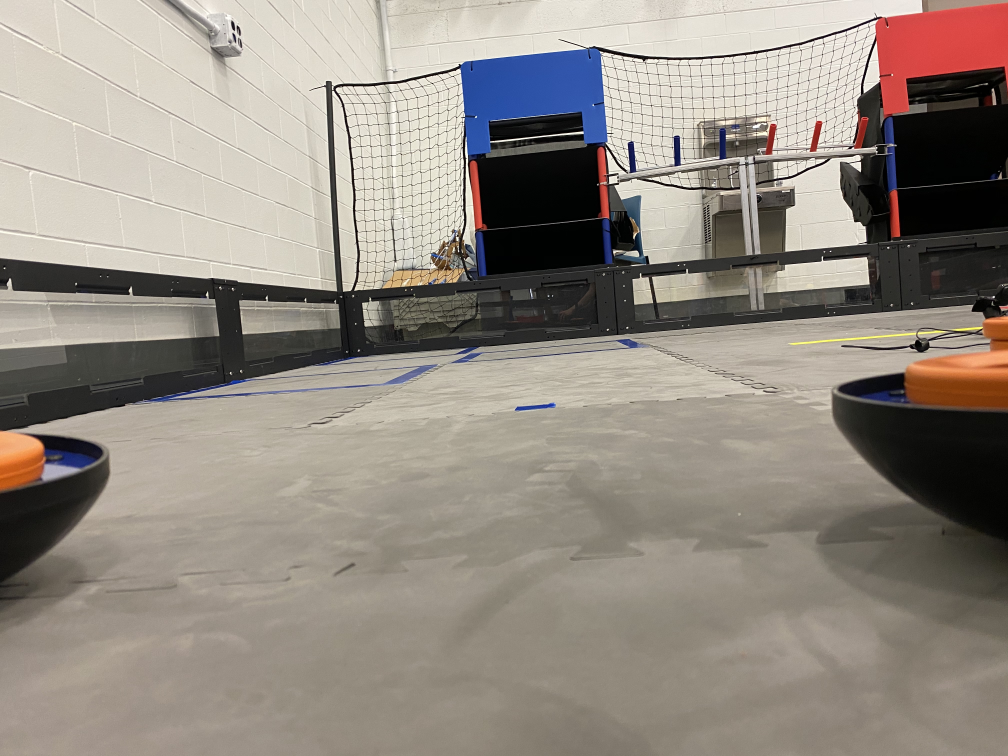
#> input picture img_rings/0.jpg, 4032 x 3024 px (shown at 1/4 size)
$ python -i pipeline.py   (imports and definitions only)
#> lines starting #> are read from the running program, lines starting #| are printed output that depends on the picture; after the words box and inside, x2 and y2 are one past the last pixel; in counts of white or black regions, pixels touching at a corner belong together
import cv2
import numpy
import math
from enum import Enum

class GripPipeline:
    """
    An OpenCV pipeline generated by GRIP.
    """

    def __init__(self):
        """initializes all values to presets or None if need to be set
        """

        self.__resize_image_width = 640
        self.__resize_image_height = 480
        self.__resize_image_interpolation = cv2.INTER_LINEAR

        self.resize_image_output = None

        self.__blur_input = self.resize_image_output
        self.__blur_type = BlurType.Box_Blur
        self.__blur_radius = 4.716981132075474

        self.blur_output = None

        self.__hsv_threshold_0_input = self.blur_output
        self.__hsv_threshold_0_hue = [8.446981015790435, 43.741098662849254]
        self.__hsv_threshold_0_saturation = [181.00395338142792, 253.16016738674898]
        self.__hsv_threshold_0_value = [115.04061714101688, 247.45084150389948]

        self.hsv_threshold_0_output = None

        self.__hsv_threshold_1_input = self.resize_image_output
        self.__hsv_threshold_1_hue = [8.474576271186441, 43.63636363636364]
        self.__hsv_threshold_1_saturation = [182.48587570621467, 243.63636363636363]
        self.__hsv_threshold_1_value = [114.70652908569495, 247.37730463782646]

        self.hsv_threshold_1_output = None

        self.__cv_erode_src = self.hsv_threshold_0_output
        self.__cv_erode_kernel = None
        self.__cv_erode_anchor = (-1, -1)
        self.__cv_erode_iterations = 2.0
        self.__cv_erode_bordertype = cv2.BORDER_CONSTANT
        self.__cv_erode_bordervalue = (-1)

        self.cv_erode_output = None

        self.__cv_dilate_src = self.cv_erode_output
        self.__cv_dilate_kernel = None
        self.__cv_dilate_anchor = (-1, -1)
        self.__cv_dilate_iterations = 20.0
        self.__cv_dilate_bordertype = cv2.BORDER_CONSTANT
        self.__cv_dilate_bordervalue = (-1)

        self.cv_dilate_output = None

        self.__mask_input = self.resize_image_output
        self.__mask_mask = self.cv_dilate_output

        self.mask_output = None

        self.__find_blobs_input = self.mask_output
        self.__find_blobs_min_area = 800.0
        self.__find_blobs_circularity = [0.5084745762711864, 1.0]
        self.__find_blobs_dark_blobs = False

        self.find_blobs_output = None

        self.__find_contours_input = self.hsv_threshold_1_output
        self.__find_contours_external_only = False

        self.find_contours_output = None


    def process(self, source0):
        """
        Runs the pipeline and sets all outputs to new values.
        """
        # Step Resize_Image0:
        self.__resize_image_input = source0
        (self.resize_image_output) = self.__resize_image(self.__resize_image_input, self.__resize_image_width, self.__resize_image_height, self.__resize_image_interpolation)

        # Step Blur0:
        self.__blur_input = self.resize_image_output
        (self.blur_output) = self.__blur(self.__blur_input, self.__blur_type, self.__blur_radius)

        # Step HSV_Threshold0:
        self.__hsv_threshold_0_input = self.blur_output
        (self.hsv_threshold_0_output) = self.__hsv_threshold(self.__hsv_threshold_0_input, self.__hsv_threshold_0_hue, self.__hsv_threshold_0_saturation, self.__hsv_threshold_0_value)

        # Step HSV_Threshold1:
        self.__hsv_threshold_1_input = self.resize_image_output
        (self.hsv_threshold_1_output) = self.__hsv_threshold(self.__hsv_threshold_1_input, self.__hsv_threshold_1_hue, self.__hsv_threshold_1_saturation, self.__hsv_threshold_1_value)

        # Step CV_erode0:
        self.__cv_erode_src = self.hsv_threshold_0_output
        (self.cv_erode_output) = self.__cv_erode(self.__cv_erode_src, self.__cv_erode_kernel, self.__cv_erode_anchor, self.__cv_erode_iterations, self.__cv_erode_bordertype, self.__cv_erode_bordervalue)

        # Step CV_dilate0:
        self.__cv_dilate_src = self.cv_erode_output
        (self.cv_dilate_output) = self.__cv_dilate(self.__cv_dilate_src, self.__cv_dilate_kernel, self.__cv_dilate_anchor, self.__cv_dilate_iterations, self.__cv_dilate_bordertype, self.__cv_dilate_bordervalue)

        # Step Mask0:
        self.__mask_input = self.resize_image_output
        self.__mask_mask = self.cv_dilate_output
        (self.mask_output) = self.__mask(self.__mask_input, self.__mask_mask)

        # Step Find_Blobs0:
        self.__find_blobs_input = self.mask_output
        (self.find_blobs_output) = self.__find_blobs(self.__find_blobs_input, self.__find_blobs_min_area, self.__find_blobs_circularity, self.__find_blobs_dark_blobs)

        # Step Find_Contours0:
        self.__find_contours_input = self.hsv_threshold_1_output
        (self.find_contours_output) = self.__find_contours(self.__find_contours_input, self.__find_contours_external_only)


    @staticmethod
    def __resize_image(input, width, height, interpolation):
        """Scales and image to an exact size.
        Args:
            input: A numpy.ndarray.
            Width: The desired width in pixels.
            Height: The desired height in pixels.
            interpolation: Opencv enum for the type fo interpolation.
        Returns:
            A numpy.ndarray of the new size.
        """
        return cv2.resize(input, ((int)(width), (int)(height)), 0, 0, interpolation)

    @staticmethod
    def __blur(src, type, radius):
        """Softens an image using one of several filters.
        Args:
            src: The source mat (numpy.ndarray).
            type: The blurType to perform represented as an int.
            radius: The radius for the blur as a float.
        Returns:
            A numpy.ndarray that has been blurred.
        """
        if(type is BlurType.Box_Blur):
            ksize = int(2 * round(radius) + 1)
            return cv2.blur(src, (ksize, ksize))
        elif(type is BlurType.Gaussian_Blur):
            ksize = int(6 * round(radius) + 1)
            return cv2.GaussianBlur(src, (ksize, ksize), round(radius))
        elif(type is BlurType.Median_Filter):
            ksize = int(2 * round(radius) + 1)
            return cv2.medianBlur(src, ksize)
        else:
            return cv2.bilateralFilter(src, -1, round(radius), round(radius))

    @staticmethod
    def __hsv_threshold(input, hue, sat, val):
        """Segment an image based on hue, saturation, and value ranges.
        Args:
            input: A BGR numpy.ndarray.
            hue: A list of two numbers the are the min and max hue.
            sat: A list of two numbers the are the min and max saturation.
            lum: A list of two numbers the are the min and max value.
        Returns:
            A black and white numpy.ndarray.
        """
        out = cv2.cvtColor(input, cv2.COLOR_BGR2HSV)
        return cv2.inRange(out, (hue[0], sat[0], val[0]),  (hue[1], sat[1], val[1]))

    @staticmethod
    def __cv_erode(src, kernel, anchor, iterations, border_type, border_value):
        """Expands area of lower value in an image.
        Args:
           src: A numpy.ndarray.
           kernel: The kernel for erosion. A numpy.ndarray.
           iterations: the number of times to erode.
           border_type: Opencv enum that represents a border type.
           border_value: value to be used for a constant border.
        Returns:
            A numpy.ndarray after erosion.
        """
        return cv2.erode(src, kernel, anchor, iterations = (int) (iterations +0.5),
                            borderType = border_type, borderValue = border_value)

    @staticmethod
    def __cv_dilate(src, kernel, anchor, iterations, border_type, border_value):
        """Expands area of higher value in an image.
        Args:
           src: A numpy.ndarray.
           kernel: The kernel for dilation. A numpy.ndarray.
           iterations: the number of times to dilate.
           border_type: Opencv enum that represents a border type.
           border_value: value to be used for a constant border.
        Returns:
            A numpy.ndarray after dilation.
        """
        return cv2.dilate(src, kernel, anchor, iterations = (int) (iterations +0.5),
                            borderType = border_type, borderValue = border_value)

    @staticmethod
    def __mask(input, mask):
        """Filter out an area of an image using a binary mask.
        Args:
            input: A three channel numpy.ndarray.
            mask: A black and white numpy.ndarray.
        Returns:
            A three channel numpy.ndarray.
        """
        return cv2.bitwise_and(input, input, mask=mask)

    @staticmethod
    def __find_blobs(input, min_area, circularity, dark_blobs):
        """Detects groups of pixels in an image.
        Args:
            input: A numpy.ndarray.
            min_area: The minimum blob size to be found.
            circularity: The min and max circularity as a list of two numbers.
            dark_blobs: A boolean. If true looks for black. Otherwise it looks for white.
        Returns:
            A list of KeyPoint.
        """
        params = cv2.SimpleBlobDetector_Params()
        params.filterByColor = 1
        params.blobColor = (0 if dark_blobs else 255)
        params.minThreshold = 10
        params.maxThreshold = 220
        params.filterByArea = True
        params.minArea = min_area
        params.filterByCircularity = True
        params.minCircularity = circularity[0]
        params.maxCircularity = circularity[1]
        params.filterByConvexity = False
        params.filterByInertia = False
        detector = cv2.SimpleBlobDetector_create(params)
        return detector.detect(input)

    @staticmethod
    def __find_contours(input, external_only):
        """Sets the values of pixels in a binary image to their distance to the nearest black pixel.
        Args:
            input: A numpy.ndarray.
            external_only: A boolean. If true only external contours are found.
        Return:
            A list of numpy.ndarray where each one represents a contour.
        """
        if(external_only):
            mode = cv2.RETR_EXTERNAL
        else:
            mode = cv2.RETR_LIST
        method = cv2.CHAIN_APPROX_SIMPLE
        contours, hierarchy =cv2.findContours(input, mode=mode, method=method)
        return contours


BlurType = Enum('BlurType', 'Box_Blur Gaussian_Blur Median_Filter Bilateral_Filter')

>>> import cv2
>>> picture = cv2.imread('img_rings/0.jpg')
#> picture is the input picture: shape (3024, 4032, 3); mean B, G, R 129.8, 138.8, 146.9
>>> result = GripPipeline().process(picture)
#> in __resize_image, `return cv2.resize(input, ((int)(width), (int)(height)), 0, 0, interpol..`:
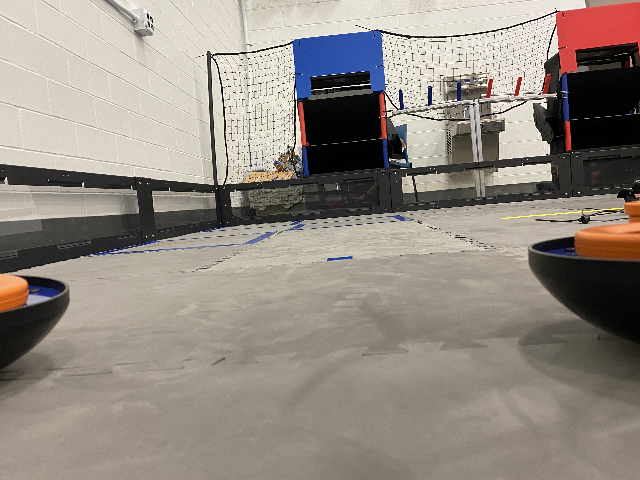
#> returned value: shape (480, 640, 3); mean of channels 0, 1, 2 129.7, 138.7, 146.8; drawn as B, G, R
#> in __blur, `return cv2.blur(src, (ksize, ksize))`:
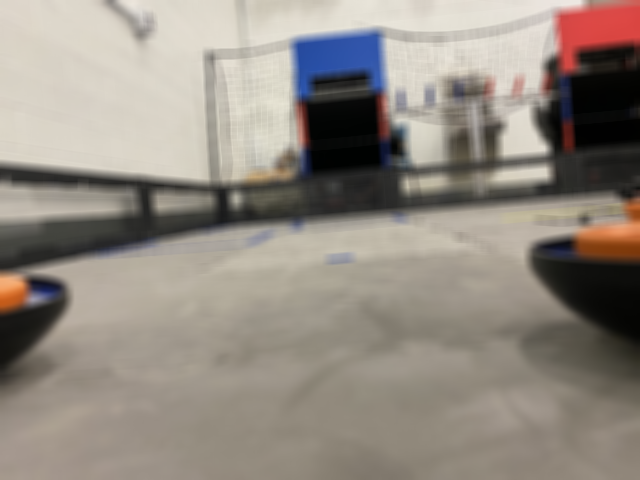
#> returned value: shape (480, 640, 3); mean of channels 0, 1, 2 129.7, 138.7, 146.8; drawn as B, G, R
#> in __hsv_threshold, `out = cv2.cvtColor(input, cv2.COLOR_BGR2HSV)`: out: shape (480, 640, 3); mean H, S, V 24, 38.6, 148.6
#> in __hsv_threshold, `return cv2.inRange(out, (hue[0], sat[0], val[0]),  (hue[1], sat[1], va..`:
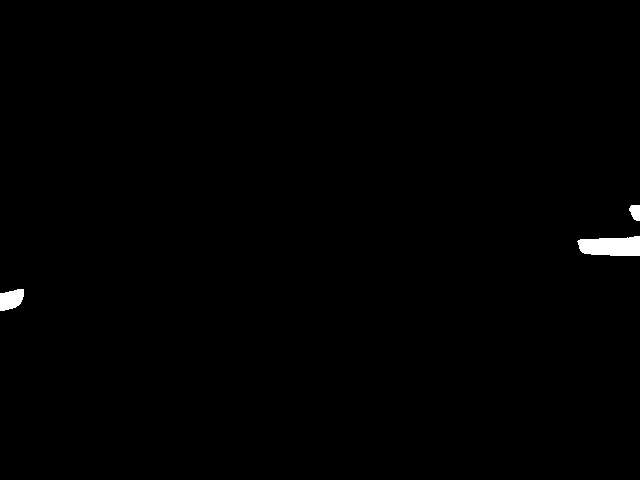
#> returned value: shape (480, 640); 0.52% white; 3 white regions, box (x1, y1, x2, y2) and area: (577, 236, 640, 256) 1046, (0, 289, 24, 311) 401, (629, 205, 640, 221) 139
#> in __hsv_threshold (call 2), `out = cv2.cvtColor(input, cv2.COLOR_BGR2HSV)`: out: shape (480, 640, 3); mean H, S, V 23.8, 41.4, 148.9
#> in __hsv_threshold (call 2), `return cv2.inRange(out, (hue[0], sat[0], val[0]),  (hue[1], sat[1], va..`:
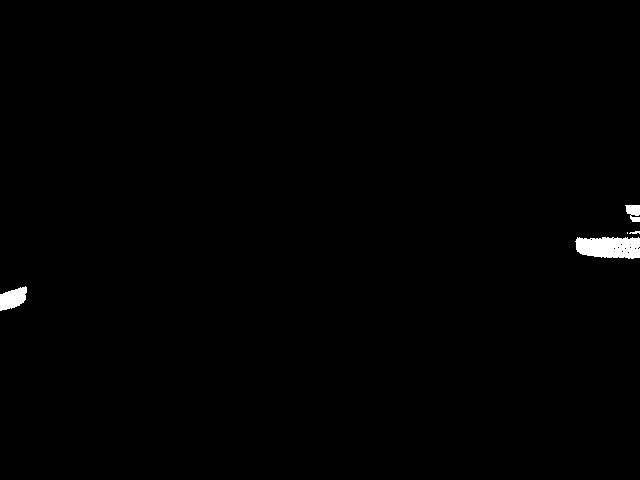
#> returned value: shape (480, 640); 0.61% white; 5 white regions (1 under 20 px), largest, box (x1, y1, x2, y2) and area: (575, 237, 640, 259) 1203, (0, 286, 27, 311) 450, (625, 205, 640, 222) 186, (629, 231, 640, 234) 23
#> in process, `(self.find_blobs_output) = self.__find_blobs(self.__find_blobs_input, ..`: self.find_blobs_output = ()

$ run again, on img_rings/4.jpg
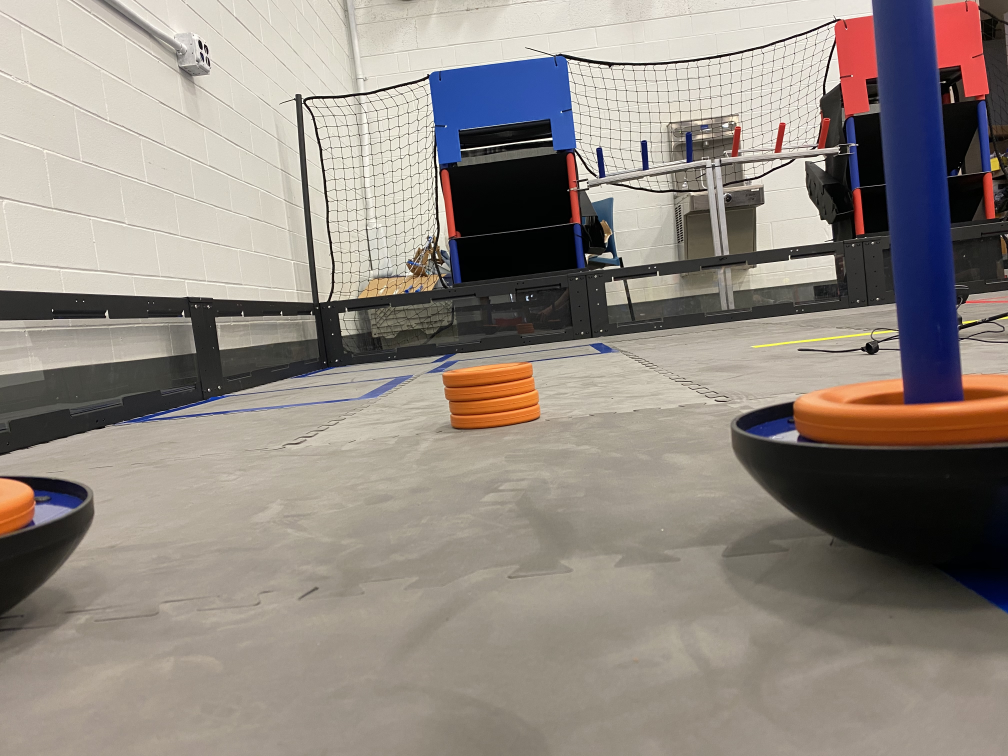
#> input picture img_rings/4.jpg, 4032 x 3024 px (shown at 1/4 size)
#> picture is the input picture: shape (3024, 4032, 3); mean B, G, R 129.5, 136.8, 145.2
#> out: shape (480, 640, 3); mean H, S, V 28.8, 45.1, 149
#> in __hsv_threshold, `return cv2.inRange(out, (hue[0], sat[0], val[0]),  (hue[1], sat[1], va..`:
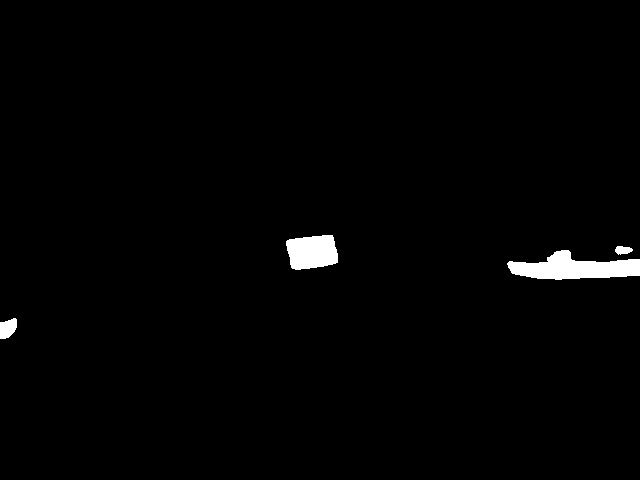
#> returned value: shape (480, 640); 1.4% white; 4 white regions, box (x1, y1, x2, y2) and area: (507, 250, 640, 280) 2366, (286, 235, 338, 270) 1477, (0, 318, 17, 339) 269, (615, 246, 633, 255) 116
#> out: shape (480, 640, 3); mean H, S, V 27.9, 47.5, 149.4
#> in __mask, `return cv2.bitwise_and(input, input, mask=mask)`:
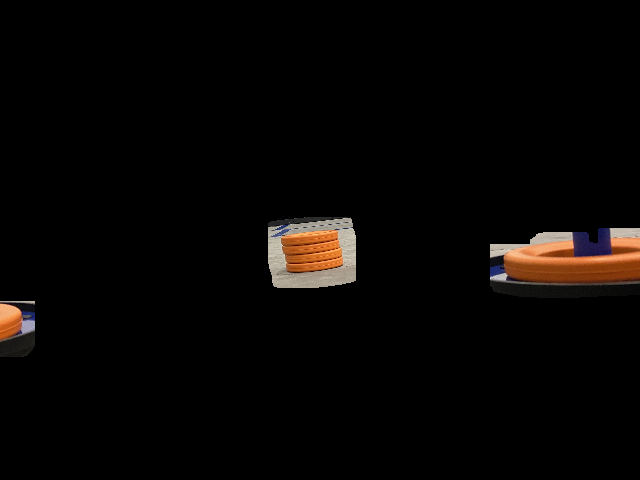
#> returned value: shape (480, 640, 3); mean of channels 0, 1, 2 4.1, 5.4, 7.7; drawn as B, G, R
#> self.find_blobs_output = 1 keypoints; (x, y, size): (15, 325, 53.4)
